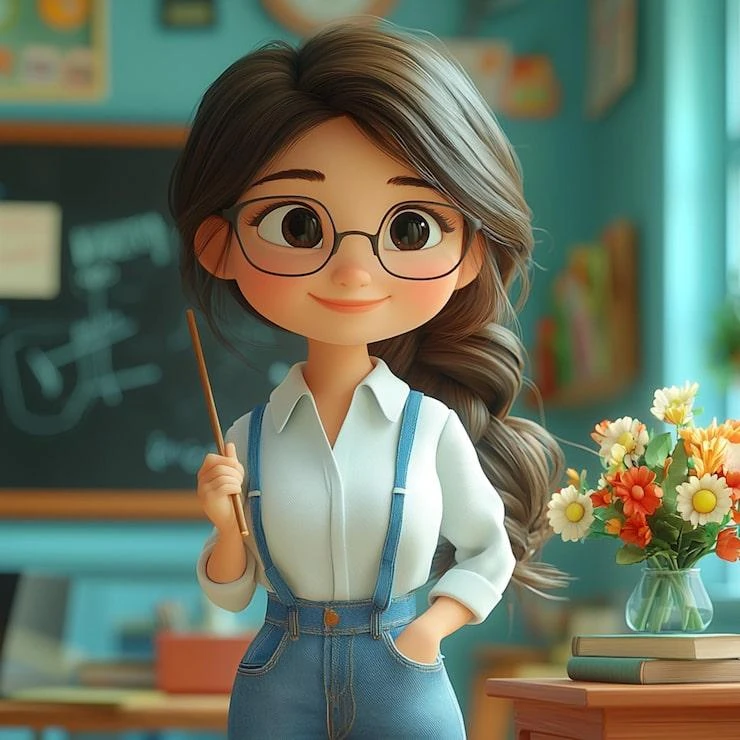
#> input picture cartoon3d-engine/authoring/references/1.webp, 740 x 740 px, given in place of front_neutral.png, which was not available
$ python wrap_board.py ../references/1.webp
#> lines starting #> are read from the running program, lines starting #| are printed output that depends on the picture
"""python3 host/wrap_board.py t1: wrapped head beside approved h10."""
import os, sys
from PIL import Image, ImageDraw, ImageFont
R = os.path.join(os.path.dirname(os.path.dirname(os.path.abspath(__file__))), "build"); t = sys.argv[1]
BG = (232, 228, 224); INK = (60, 54, 50); F = lambda n: ImageFont.truetype("/System/Library/Fonts/Helvetica.ttc", n)
def im(p, s):
    a = Image.open(p).convert("RGBA"); b = Image.new("RGBA", a.size, BG + (255,)); b.alpha_composite(a); return b.convert("RGB").resize(s, Image.LANCZOS)
H, W_ = os.path.join(R, "concepts", "h10", "H"), os.path.join(R, "wrap", t)
w, h = 440, 522; M = 30; g = 14
c = Image.new("RGB", (M * 2 + 4 * w + 3 * g, 90 + 2 * (h + 44) + 440), BG); d = ImageDraw.Draw(c)
#> after `c = Image.new('RGB', (M * 2 + 4 * w + 3 * g, 90 + 2 * (h + 44) + 440),`:
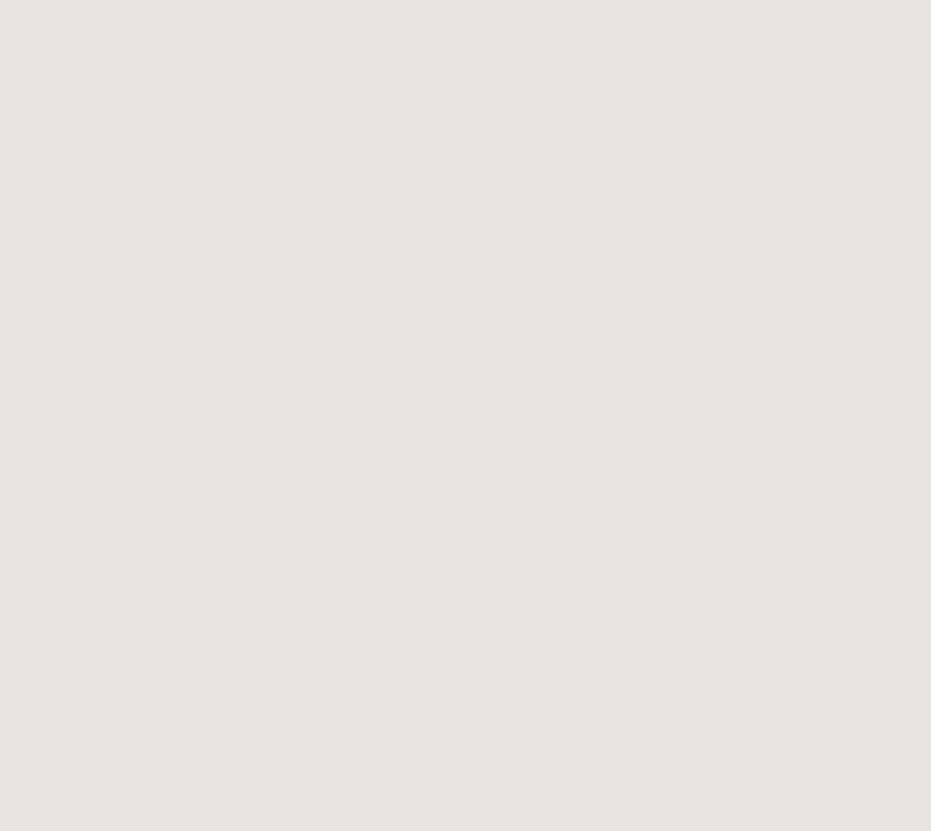
#> c: PIL image 1862x1662 RGB (shown at 1/2 size); mean R, G, B 232, 228, 224
d.text((M, 24), f"Wrap test {t}: MPFB head on approved h10", font=F(32), fill=INK)
rows = (((H, "front_neutral", "h10 front"), (H, "q_neutral", "h10 3/4"), (H, "side_neutral", "h10 side"), (H, "front_smile", "h10 smile")),
        ((W_, "front_neutral", "Wrap front"), (W_, "q_neutral", "Wrap 3/4"), (W_, "side_neutral", "Wrap side"), (W_, "h10smile", "Wrap: approved h10 smile")))
y = 80
for r in rows:
    for j, (dr, n, l) in enumerate(r):
        x = M + j * (w + g); d.text((x + w / 2, y + 6), l, font=F(22), fill=INK, anchor="mt"); c.paste(im(os.path.join(dr, n + ".png"), (w, h)), (x, y + 36))
#> in im, `b = Image.new('RGBA', a.size, BG + (255,))`:
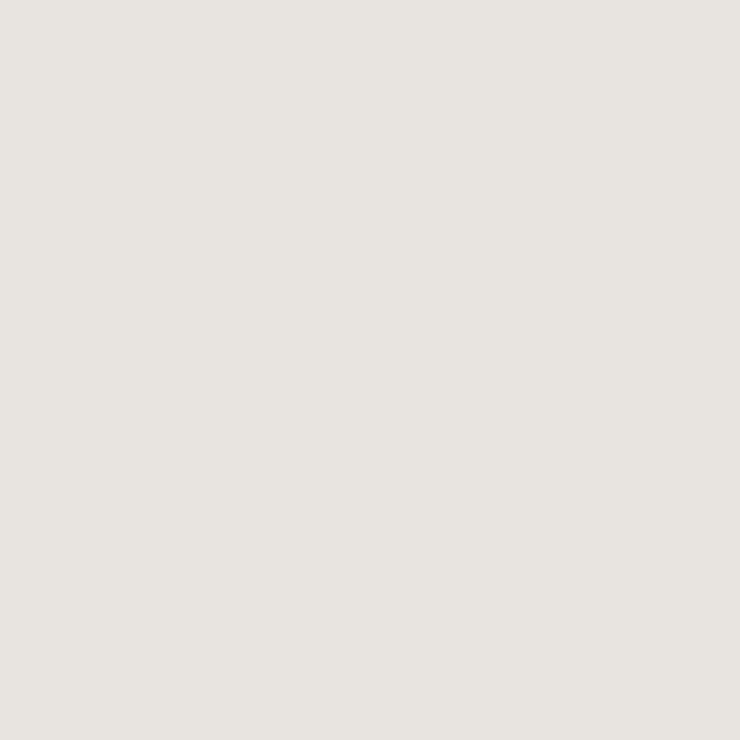
#> b: PIL image 740x740 RGBA; mean R, G, B, A 232, 228, 224, 255
#> in im, `return b.convert('RGB').resize(s, Image.LANCZOS)`:
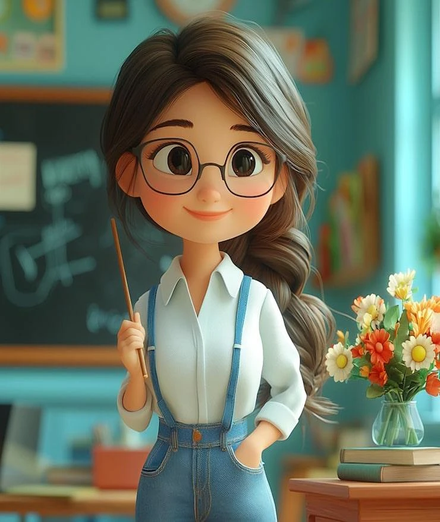
#> returned value: PIL image 440x522 RGB; mean R, G, B 106.7, 115.9, 97.1
#> after `c.paste(im(os.path.join(dr, n + '.png'), (w, h)), (x, y + 36))`:
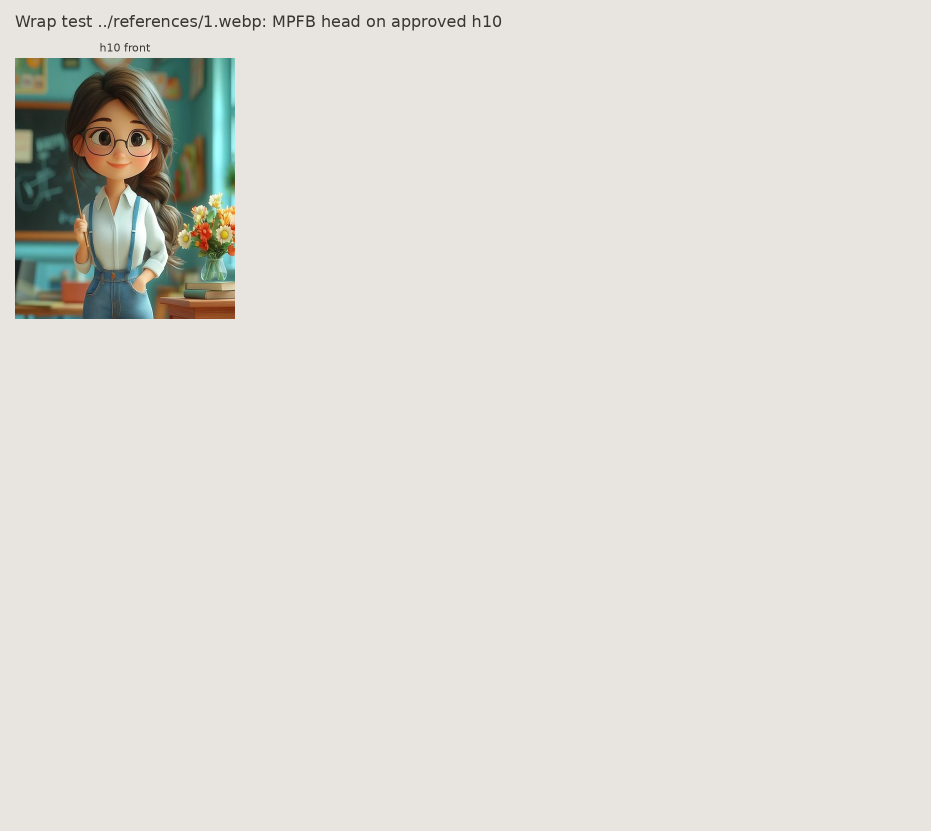
#> c: PIL image 1862x1662 RGB (shown at 1/2 size); mean R, G, B 222.3, 219.3, 214.2
#> (the run stopped early here; a loop or call above may not have finished)
